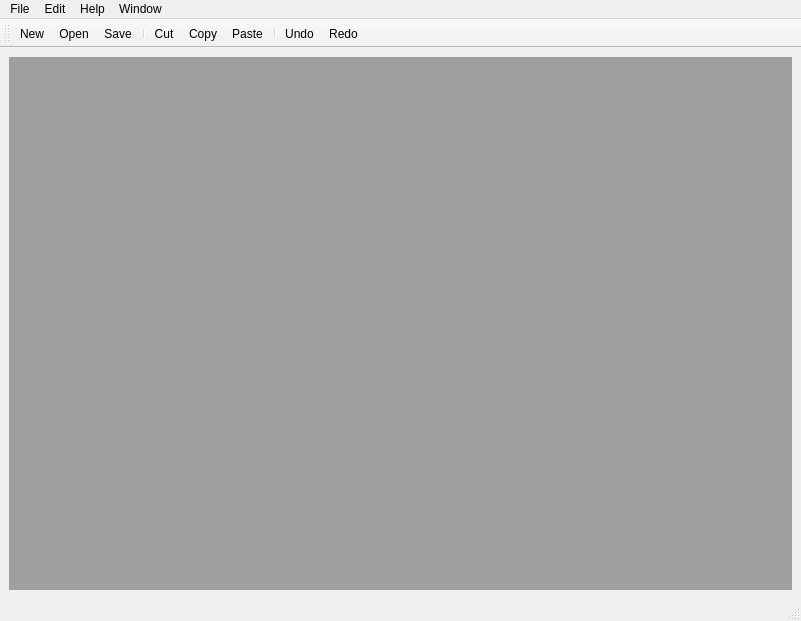
<?xml version="1.0" encoding="UTF-8"?>
<ui version="4.0">
 <class>MainDisplay</class>
 <widget class="QMainWindow" name="MainDisplay">
  <property name="geometry">
   <rect>
    <x>0</x>
    <y>0</y>
    <width>801</width>
    <height>621</height>
   </rect>
  </property>
  <property name="windowTitle">
   <string>MainWindow</string>
  </property>
  <widget class="QWidget" name="centralwidget">
   <layout class="QVBoxLayout" name="verticalLayout">
    <item>
     <widget class="QMdiArea" name="mdiArea"/>
    </item>
   </layout>
  </widget>
  <widget class="QMenuBar" name="menubar">
   <property name="geometry">
    <rect>
     <x>0</x>
     <y>0</y>
     <width>801</width>
     <height>22</height>
    </rect>
   </property>
   <widget class="QMenu" name="menuFile">
    <property name="title">
     <string>File</string>
    </property>
    <addaction name="actionNew"/>
    <addaction name="separator"/>
    <addaction name="actionOpen"/>
    <addaction name="actionSave"/>
    <addaction name="actionSave_As"/>
    <addaction name="separator"/>
    <addaction name="actionClose"/>
    <addaction name="actionExit"/>
   </widget>
   <widget class="QMenu" name="menuEdit">
    <property name="title">
     <string>Edit</string>
    </property>
    <addaction name="actionUndo"/>
    <addaction name="actionRedo"/>
    <addaction name="separator"/>
    <addaction name="actionCut"/>
    <addaction name="actionCopy"/>
    <addaction name="actionPaste"/>
   </widget>
   <widget class="QMenu" name="menuHelp">
    <property name="title">
     <string>Help</string>
    </property>
    <addaction name="actionAbout"/>
    <addaction name="actionAbout_Qt"/>
   </widget>
   <widget class="QMenu" name="menuWindow">
    <property name="title">
     <string>Window</string>
    </property>
   </widget>
   <addaction name="menuFile"/>
   <addaction name="menuEdit"/>
   <addaction name="menuHelp"/>
   <addaction name="menuWindow"/>
  </widget>
  <widget class="QStatusBar" name="statusbar"/>
  <widget class="QToolBar" name="toolBar">
   <property name="windowTitle">
    <string>toolBar</string>
   </property>
   <attribute name="toolBarArea">
    <enum>TopToolBarArea</enum>
   </attribute>
   <attribute name="toolBarBreak">
    <bool>false</bool>
   </attribute>
   <addaction name="actionNew"/>
   <addaction name="actionOpen"/>
   <addaction name="actionSave"/>
   <addaction name="separator"/>
   <addaction name="actionCut"/>
   <addaction name="actionCopy"/>
   <addaction name="actionPaste"/>
   <addaction name="separator"/>
   <addaction name="actionUndo"/>
   <addaction name="actionRedo"/>
  </widget>
  <action name="actionNew">
   <property name="icon">
    <iconset resource="resource.qrc">
     <normaloff>:/icons/File New.png</normaloff>:/icons/File New.png</iconset>
   </property>
   <property name="text">
    <string>New</string>
   </property>
  </action>
  <action name="actionSave">
   <property name="icon">
    <iconset resource="resource.qrc">
     <normaloff>:/icons/File Save.png</normaloff>:/icons/File Save.png</iconset>
   </property>
   <property name="text">
    <string>Save</string>
   </property>
  </action>
  <action name="actionClose">
   <property name="icon">
    <iconset resource="resource.qrc">
     <normaloff>:/icons/Close.png</normaloff>:/icons/Close.png</iconset>
   </property>
   <property name="text">
    <string>Close</string>
   </property>
  </action>
  <action name="actionExit">
   <property name="icon">
    <iconset resource="resource.qrc">
     <normaloff>:/icons/Quit - Exit.png</normaloff>:/icons/Quit - Exit.png</iconset>
   </property>
   <property name="text">
    <string>Exit</string>
   </property>
  </action>
  <action name="actionUndo">
   <property name="icon">
    <iconset resource="resource.qrc">
     <normaloff>:/icons/Undo.png</normaloff>:/icons/Undo.png</iconset>
   </property>
   <property name="text">
    <string>Undo</string>
   </property>
  </action>
  <action name="actionRedo">
   <property name="icon">
    <iconset resource="resource.qrc">
     <normaloff>:/icons/Redo.png</normaloff>:/icons/Redo.png</iconset>
   </property>
   <property name="text">
    <string>Redo</string>
   </property>
  </action>
  <action name="actionCut">
   <property name="icon">
    <iconset resource="resource.qrc">
     <normaloff>:/icons/Cut.png</normaloff>:/icons/Cut.png</iconset>
   </property>
   <property name="text">
    <string>Cut</string>
   </property>
  </action>
  <action name="actionCopy">
   <property name="icon">
    <iconset resource="resource.qrc">
     <normaloff>:/icons/Copy.png</normaloff>:/icons/Copy.png</iconset>
   </property>
   <property name="text">
    <string>Copy</string>
   </property>
  </action>
  <action name="actionPaste">
   <property name="icon">
    <iconset resource="resource.qrc">
     <normaloff>:/icons/Paste.png</normaloff>:/icons/Paste.png</iconset>
   </property>
   <property name="text">
    <string>Paste</string>
   </property>
  </action>
  <action name="actionAbout">
   <property name="icon">
    <iconset resource="resource.qrc">
     <normaloff>:/icons/About.png</normaloff>:/icons/About.png</iconset>
   </property>
   <property name="text">
    <string>About</string>
   </property>
  </action>
  <action name="actionAbout_Qt">
   <property name="icon">
    <iconset resource="resource.qrc">
     <normaloff>:/icons/About Qt.png</normaloff>:/icons/About Qt.png</iconset>
   </property>
   <property name="text">
    <string>ABout Qt</string>
   </property>
  </action>
  <action name="actionOpen">
   <property name="icon">
    <iconset resource="resource.qrc">
     <normaloff>:/icons/File Open.png</normaloff>:/icons/File Open.png</iconset>
   </property>
   <property name="text">
    <string>Open</string>
   </property>
  </action>
  <action name="actionSave_As">
   <property name="text">
    <string>Save As...</string>
   </property>
  </action>
 </widget>
 <resources>
  <include location="resource.qrc"/>
 </resources>
 <connections/>
</ui>
